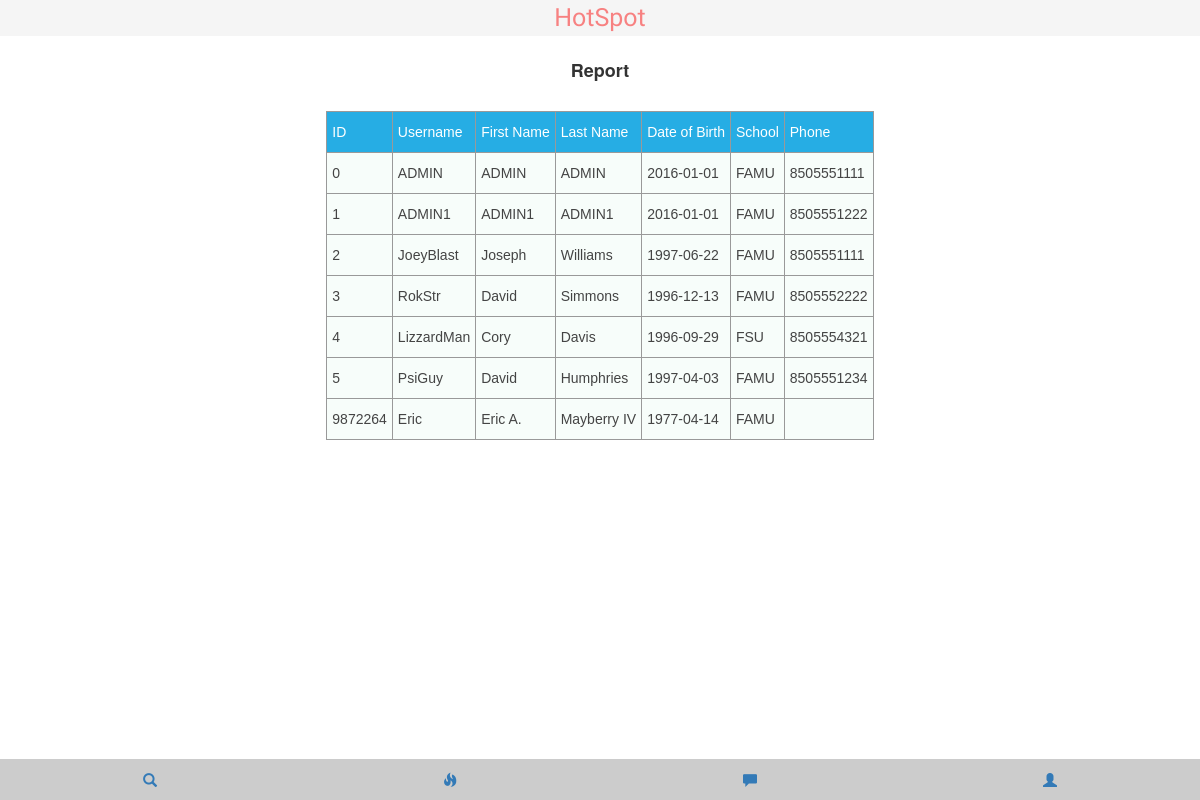
/admin_reportsschool.php, run on the app's committed database.
### tables this page shows
CREATE TABLE `user` (
  `U_ID` int(7) NOT NULL,
  `U_ACCT_TYPE` char(1) NOT NULL,
  `U_USERNAME` char(255) NOT NULL,
  `U_F_NAME` char(255) NOT NULL,
  `U_L_NAME` char(255) NOT NULL,
  `U_DOB` date NOT NULL,
  `U_HOME_LAT_DEG` int(2) NOT NULL,
  `U_HOME_LAT_MIN` int(2) NOT NULL,
  `U_HOME_LAT_SEC` int(2) NOT NULL,
  `U_HOME_LONG_DEG` int(2) NOT NULL,
  `U_HOME_LONG_MIN` int(2) NOT NULL,
  `U_HOME_LONG_SEC` int(2) NOT NULL,
  `U_SCHOOL` char(255) DEFAULT NULL,
  `U_PHONE` bigint(20) DEFAULT NULL,
  `U_IMAGE` blob
);

### admin_reportsschool.php (the view, shortened to what this page needs)
<?php
  include("connection.php");
    $school = isset($_POST['school']) ? $_POST['school'] : '';
		$result = mysqli_query($conn, "select * from USER where U_SCHOOL LIKE '%$school%'" );
    include("header.php");
      echo "
      <html>
      <body>
      <head>
      <meta charset='utf-8'>
      <link rel='stylesheet' type='text/css' href='css/template.css'>
      <link rel='stylesheet' type='text/css' href='css/bootstrap-theme.min.css'>
      <meta http-equiv='X-UA-Compatible' content='IE=edge,chrome=1'>
      <meta name='viewport' content='width=device-width, initial-scale=1'>
      <script type='text/javascript' src='//cdn.jsdelivr.net/bootstrap.daterangepicker/2/daterangepicker.js'></script>
      <link rel='stylesheet' type='text/css' href='//cdn.jsdelivr.net/bootstrap.daterangepicker/2/daterangepicker.css' />
      <title>Report</title>
      </head>
      <br>
      <br>
      <br>
      <h4 align='center'><b>Report</b></h4>
      <br>
      <style type='text/css'>
     .tg  {border-collapse:collapse;border-spacing:0;border-color:#999;}
     .tg td{font-family:Arial, sans-serif;font-size:14px;padding:10px 5px;border-style:solid;border-width:1px;overflow:hidden;word-break:normal;border-color:#999;color:#444;background-color:#F7FDFA;}
     .tg th{font-family:Arial, sans-serif;font-size:14px;font-weight:normal;padding:10px 5px;border-style:solid;border-width:1px;overflow:hidden;word-break:normal;border-color:#999;color:#fff;background-color:#26ADE4;}
     .tg .tg-1oey{font-family:Impact, Charcoal, sans-serif !important;;background-color:#ffffff;color:#3531ff;vertical-align:top}
     .tg .tg-yw4l{vertical-align:top}
     .tg .tg-3we0{background-color:#ffffff;vertical-align:top}
     </style>
      <table class='tg' id= results align='center'>
      <tr>
      <th>ID</th>
      <th>Username</th>
      <th>First Name</th>
      <th>Last Name</th>
      <th>Date of Birth</th>
      <th>School</th>
      <th>Phone</th>
      </tr>";
    while ($row = mysqli_fetch_object($result)) {
       echo "<tr>";
       echo "<td>" . $row->U_ID . "</td>";
       echo "<td>" . $row->U_USERNAME . "</td>";
       echo "<td>" . $row->U_F_NAME . "</td>";
       echo "<td>" . $row->U_L_NAME . "</td>";
       echo "<td>" . $row->U_DOB . "</td>";
       echo "<td>" . $row->U_SCHOOL . "</td>";
       echo "<td>" . $row->U_PHONE . "</td>";
       echo "</tr>";    }
       echo "</table>";
    include("nav.php");
?>

### admin_reportsschool.php (style rules this page uses)
.tg { border-collapse:collapse;border-spacing:0;border-color:#999; }
.tg td { font-family:Arial, sans-serif;font-size:14px;padding:10px 5px;border-style:solid;border-width:1px;overflow:hidden;word-break:normal;border-color:#999;color:#444;background-color:#F7FDFA; }
.tg th { font-family:Arial, sans-serif;font-size:14px;font-weight:normal;padding:10px 5px;border-style:solid;border-width:1px;overflow:hidden;word-break:normal;border-color:#999;color:#fff;background-color:#26ADE4; }

### data on the page
user: U_ID "0", U_USERNAME "ADMIN", U_F_NAME "ADMIN", U_L_NAME "ADMIN", U_DOB "2016-01-01", U_SCHOOL "FAMU", U_PHONE "8505551111"
user: U_ID "1", U_USERNAME "ADMIN1", U_F_NAME "ADMIN1", U_L_NAME "ADMIN1", U_DOB "2016-01-01", U_SCHOOL "FAMU", U_PHONE "8505551222"
user: U_ID "2", U_USERNAME "JoeyBlast", U_F_NAME "Joseph", U_L_NAME "Williams", U_DOB "1997-06-22", U_SCHOOL "FAMU", U_PHONE "8505551111"
user: U_ID "3", U_USERNAME "RokStr", U_F_NAME "David", U_L_NAME "Simmons", U_DOB "1996-12-13", U_SCHOOL "FAMU", U_PHONE "8505552222"
user: U_ID "4", U_USERNAME "LizzardMan", U_F_NAME "Cory", U_L_NAME "Davis", U_DOB "1996-09-29", U_SCHOOL "FSU", U_PHONE "8505554321"
user: U_ID "5", U_USERNAME "PsiGuy", U_F_NAME "David", U_L_NAME "Humphries", U_DOB "1997-04-03", U_SCHOOL "FAMU", U_PHONE "8505551234"
user: U_ID "9872264", U_USERNAME "Eric", U_F_NAME "Eric A.", U_L_NAME "Mayberry IV", U_DOB "1977-04-14", U_SCHOOL "FAMU"
